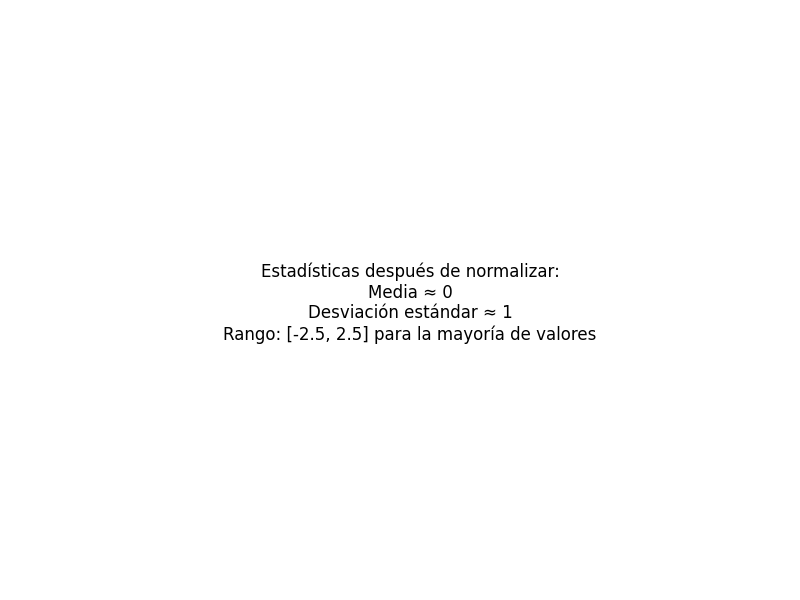

The script that saved this image:
import matplotlib.pyplot as plt

fig, ax = plt.subplots(figsize=(8, 6))
ax.text(0.5, 0.5, 'Estadísticas después de normalizar:\nMedia ≈ 0\nDesviación estándar ≈ 1\nRango: [-2.5, 2.5] para la mayoría de valores', ha='center', va='center', fontsize=12)
ax.axis('off')

plt.savefig('normalization_results.png')
print('Archivo guardado: normalization_results.png')